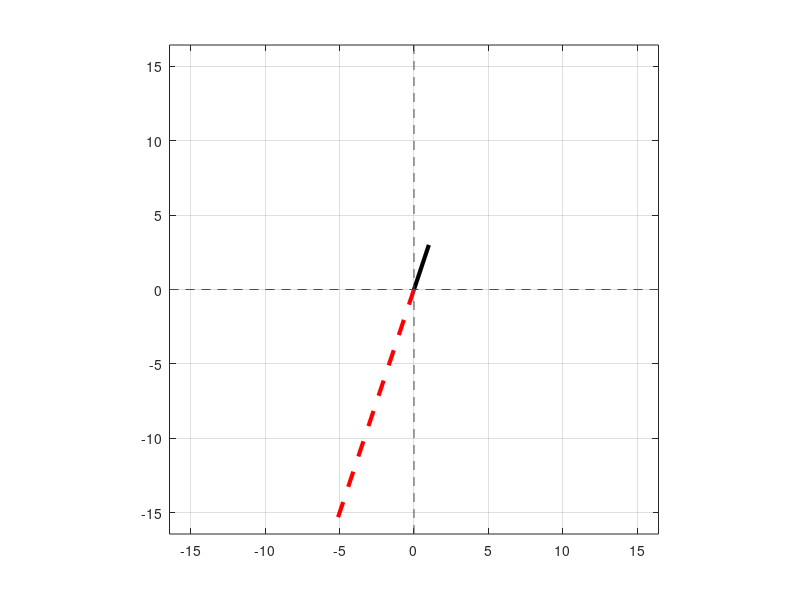

Here is the MATLAB script that generated this plot:
%% creating and plotting vectors in 2d

v1=[1 3];
s=-5.2;
figure(1),clf

%plot vector
plot([0 v1(1)],[0 v1(2)],'k','linew',3)
hold on % put this one later
plot([0 v1(1)*s],[0 v1(2)*s],'r--','linew',3);

% set square axes
axlim = max([norm(v1) norm(v1*s) ]);
set(gca,'xlim',[-1,1]*axlim,'ylim',[-1,1]*axlim)
grid on
axis square

%plot 0-lines

%hold on  %use of hold on again is reduntant here, as it is already turned
%on the top and not turned off
clear h
h(1)=plot(get(gca,'xlim'),[0,0],'k--');
h(2)=plot([0,0],(get(gca,'ylim')),'k--');
set(h,'color',[1,1,1]*0.3);
